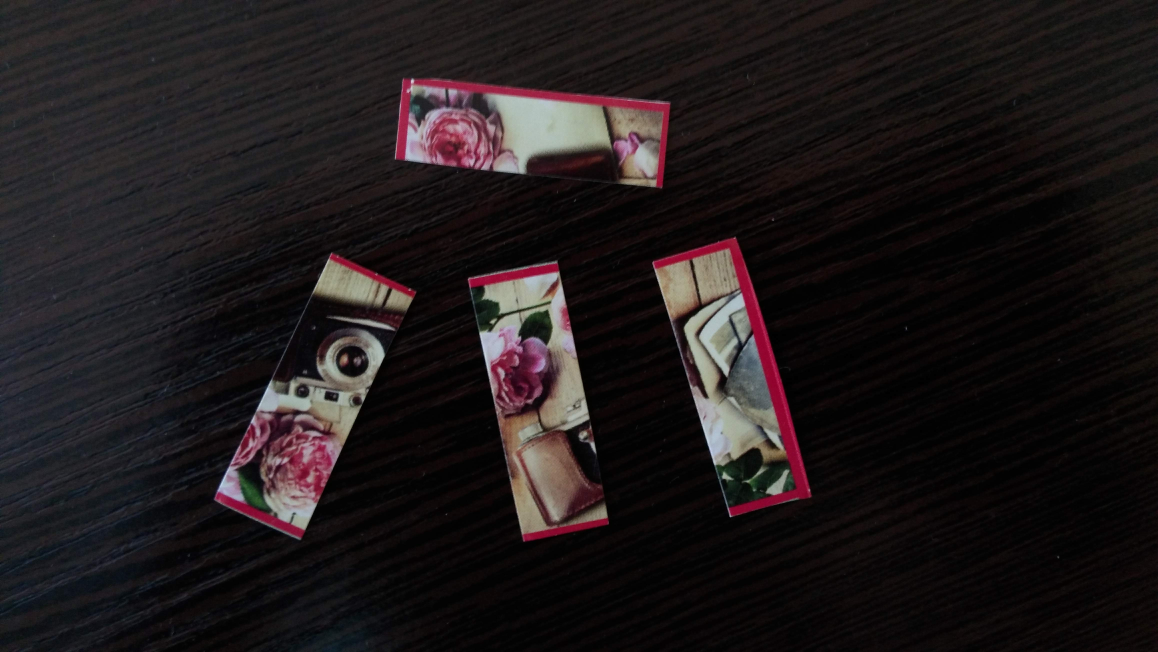
#> input picture Images/puzzle_4.jpg, 4632 x 2608 px (shown at 1/4 size)
$ jupyter execute puzzles.ipynb
#> lines starting #> are read from the running program, lines starting #| are printed output that depends on the picture; after the words box and inside, x2 and y2 are one past the last pixel; in counts of white or black regions, pixels touching at a corner belong together
[cell 1]
import cv2
import numpy as np
import matplotlib.pyplot as plt
from pathlib import Path

[cell 2]
def load_img(path, *args):
    return cv2.imread(str(path), *args)
#> returned value is the input picture: shape (2608, 4632, 3); mean B, G, R 26.6, 25.6, 31.3

def plot_one_img(img, *, bgr=False, cmap=None):
    fig, ax = plt.subplots(1, 1, figsize=(10, 10))
    _img = img[..., ::-1] if bgr else img
    ax.imshow(_img, cmap=cmap)

data_dir = Path('./Images')
input_img = 'puzzle_4.jpg'
origin = load_img(data_dir / input_img)
plot_one_img(origin, bgr=True)

[cell 3]
gray = cv2.cvtColor(origin, cv2.COLOR_BGR2GRAY)
plot_one_img(gray, cmap='gray')

[cell 4]
_gray = cv2.resize(gray, (16*30, 9*30))
_, mask = cv2.threshold(_gray, 127, 255, cv2.THRESH_OTSU)
#> mask: shape (270, 480); 7.8% white; 93 white regions (82 under 20 px), largest, box (x1, y1, x2, y2) and area: (164, 33, 275, 77) 2580, (199, 112, 244, 222) 2457, (270, 103, 326, 193) 2272
plot_one_img(mask)

[cell 5]
morph_mask = cv2.morphologyEx(mask,
                              cv2.MORPH_CLOSE,
                              np.ones([3, 3]),
                              iterations=4)
#> morph_mask: shape (270, 480); 11.1% white; 7 white regions (3 under 20 px)
plot_one_img(morph_mask)

[cell 6]
scaled_mask = cv2.resize(morph_mask,
                         origin.shape[:2][::-1])
plot_one_img(scaled_mask)

[cell 7]
cts, _ = cv2.findContours(scaled_mask,
                          cv2.RETR_EXTERNAL,
                          cv2.CHAIN_APPROX_SIMPLE)
#> cts = 6 contours; box (x1, y1, x2, y2) and area: (1867, 1038, 2437, 2149) 371918, (854, 1009, 1655, 2159) 366366, (2601, 980, 3247, 2072) 357154, (1578, 314, 2678, 749) 327383, (1172, 1309, 1192, 1328) 326, (2929, 942, 2948, 961) 324
canvas = np.zeros_like(scaled_mask)
canvas = cv2.drawContours(canvas, cts, -1, (255,), 3)
#> canvas: shape (2608, 4632); 0.59% white; 6 white regions, box (x1, y1, x2, y2) and area: (852, 1007, 1657, 2161) 19617, (1865, 1036, 2439, 2151) 17525, (2599, 978, 3249, 2074) 17509, (1576, 312, 2680, 751) 15935, (2927, 940, 2950, 963) 348, (1170, 1307, 1194, 1330) 345
plot_one_img(canvas)

[cell 8]
min_vertex = 100
rrects = []

for c in cts:
    e = cv2.minAreaRect(c)
    rrects.append((e, c))
#> this loop made 6 passes
#> e on passes 1, 2, 3, 4, 6: ((1181.5, 1318), (18, 19), -90), ((2156.1, 1590.8), (384.5, 1072.4), -11.7), ((1255.9, 1585.6), (1117.6, 408.4), -65.2), ((2934.7, 1510.6), (378.5, 1095.6), -16.99), ((2122, 526.8), (363, 1083.5), -84.38)
#> after the loop, rrects = 6 items

while len(rrects) > 4:
    min_elem = sorted(rrects, key=lambda x: cv2.contourArea(x[1]))[0]
    print(f'Square: {cv2.contourArea(min_elem[1])}')
    del_idx = rrects.index(min_elem)
    del rrects[del_idx]
#> this loop made 2 passes
#> del_idx on passes 1 to 2: 4, 0
#> (printed output is left out)

assert len(rrects) == 4
rrects = [x for x, y in rrects]
#> rrects = [((2156.1, 1590.8), (384.5, 1072.4), -11.7), ((1255.9, 1585.6), (1117.6, 408.4), -65.2), ((2934.7, 1510.6), (378.5, 1095.6), -16.99), ((2122, 526.8), (363, 1083.5), -84.38)]

[cell 9]
canvas = np.zeros_like(scaled_mask)

for r in rrects:
    box = cv2.boxPoints(r)
    box = np.int0(box)
    canvas = cv2.drawContours(canvas, [box], 0, (255,), 3)
#> this loop made 4 passes
#> (r, box) on passes 1 to 4: (((2156.1, 1590.8), (384.5, 1072.4), -11.7), [[2076, 2154], [1859, 1104], [2235, 1026], [2453, 2076]]), (((1255.9, 1585.6), (1117.6, 408.4), -65.2), [[1206, 2178], [836, 2007], [1305, 992], [1675, 1164]]), (((2934.7, 1510.6), (378.5, 1095.6), -16.99), [[2913, 2089], [2593, 1042], [2955, 931], [3275, 1979]]), (((2122, 526.8), (363, 1083.5), -84.38), [[2643, 760], [1565, 654], [1600, 293], [2678, 399]])
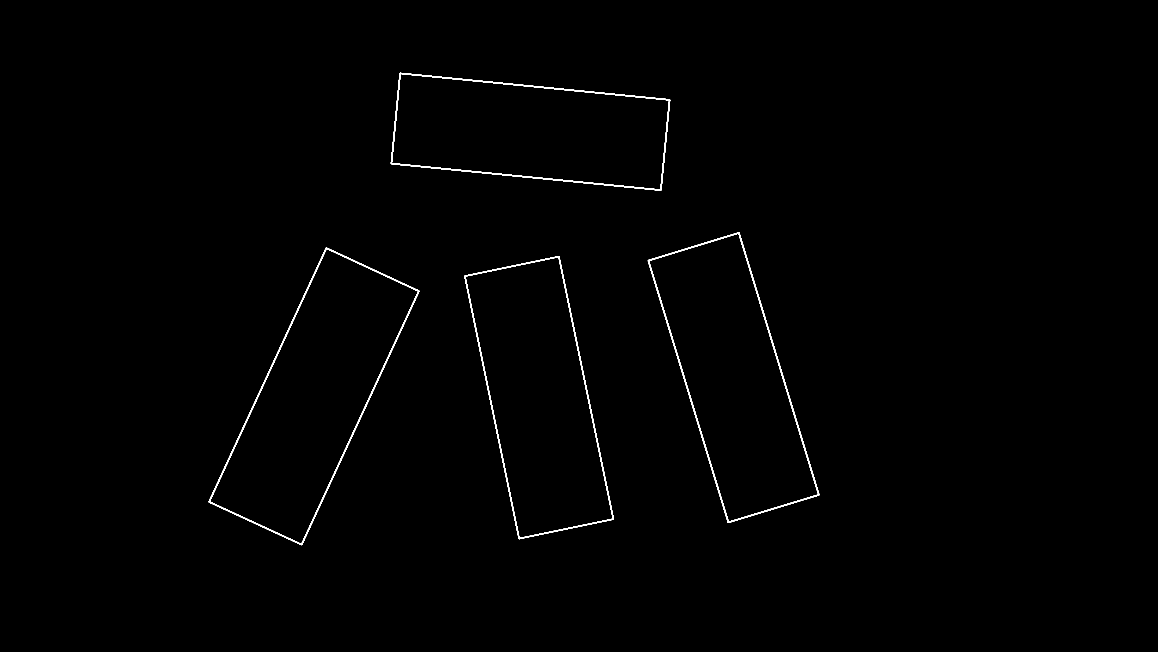
#> canvas: shape (2608, 4632) (shown at 1/4 size); 0.49% white; 4 white regions, box (x1, y1, x2, y2) and area: (834, 990, 1678, 2181) 15388, (2591, 929, 3278, 2092) 15325, (1563, 291, 2681, 763) 14322, (1857, 1024, 2456, 2157) 14028
plot_one_img(canvas)

[cell 10]
def inside_rect(rect, num_cols, num_rows):
    rect_center = rect[0]
    rect_center_x = rect_center[0]
    rect_center_y = rect_center[1]

    rect_width, rect_height = rect[1]

    rect_angle = rect[2]

    if (rect_center_x < 0) or (rect_center_x > num_cols):
        return False
    if (rect_center_y < 0) or (rect_center_y > num_rows):
        return False

    box = cv2.boxPoints(rect)

    x_max = int(np.max(box[:,0]))
    x_min = int(np.min(box[:,0]))
    y_max = int(np.max(box[:,1]))
    y_min = int(np.min(box[:,1]))

    if (x_max <= num_cols) and (x_min >= 0) and (y_max <= num_rows) and (y_min >= 0):
        return True
    else:
        return False


def rect_bbx(rect):
    box = cv2.boxPoints(rect)

    x_max = int(np.max(box[:,0]))
    x_min = int(np.min(box[:,0]))
    y_max = int(np.max(box[:,1]))
    y_min = int(np.min(box[:,1]))
    center = (int((x_min + x_max) // 2), int((y_min + y_max) // 2))
    width = int(x_max - x_min)
    height = int(y_max - y_min)
    angle = 0
    return (center, (width, height), angle)

def image_rotate_without_crop(mat, angle):
    # https://stackoverflow.com/questions/22041699/rotate-an-image-without-cropping-in-opencv-in-c
    # angle in degrees

    height, width = mat.shape[:2]
    image_center = (width/2, height/2)

    rotation_mat = cv2.getRotationMatrix2D(image_center, angle, 1)

    abs_cos = abs(rotation_mat[0,0])
    abs_sin = abs(rotation_mat[0,1])

    bound_w = int(height * abs_sin + width * abs_cos)
    bound_h = int(height * abs_cos + width * abs_sin)

    rotation_mat[0, 2] += bound_w/2 - image_center[0]
    rotation_mat[1, 2] += bound_h/2 - image_center[1]

    rotated_mat = cv2.warpAffine(mat, rotation_mat, (bound_w, bound_h))

    return rotated_mat

def crop_rectangle(image, rect):
    # rect has to be upright

    num_rows = image.shape[0]
    num_cols = image.shape[1]

    if not inside_rect(rect = rect, num_cols = num_cols, num_rows = num_rows):
        print("Proposed rectangle is not fully in the image.")
        return None

    rect_center = rect[0]
    rect_center_x = rect_center[0]
    rect_center_y = rect_center[1]
    rect_width = rect[1][0]
    rect_height = rect[1][1]


    return image[rect_center_y-rect_height//2:rect_center_y+rect_height-rect_height//2, rect_center_x-rect_width//2:rect_center_x+rect_width-rect_width//2]

def crop_rotated_rectangle(image, rect):
    num_rows = image.shape[0]
    num_cols = image.shape[1]

    if not inside_rect(rect = rect, num_cols = num_cols, num_rows = num_rows):
        print("Proposed rectangle is not fully in the image.")
        return None

    rotated_angle = rect[2]

    rect_bbx_upright = rect_bbx(rect = rect)
    rect_bbx_upright_image = crop_rectangle(image = image, rect = rect_bbx_upright)

    rotated_rect_bbx_upright_image = image_rotate_without_crop(mat = rect_bbx_upright_image, angle = rotated_angle)

    rect_width = int(rect[1][0])
    rect_height = int(rect[1][1])

    crop_center = (rotated_rect_bbx_upright_image.shape[1]//2, rotated_rect_bbx_upright_image.shape[0]//2)

    return rotated_rect_bbx_upright_image[crop_center[1]-rect_height//2 : crop_center[1]+(rect_height-rect_height//2),
                                          crop_center[0]-rect_width//2 : crop_center[0]+(rect_width-rect_width//2)]

def plot_4_parts(p, *, bgr=False, cmap=None):
    fig, ax = plt.subplots(ncols=len(p), nrows=1, figsize=(10, 10))
    for idx, i in enumerate(p):
        i = i[..., ::-1] if bgr else i
        ax[idx].imshow(i, cmap=cmap)

cropped_parts = [crop_rotated_rectangle(origin, x) for x in rrects]
#> in inside_rect, `box = cv2.boxPoints(rect)`: box = [[2076.6, 2154.8], [1859.1, 1104.7], [2235.6, 1026.8], [2453.1, 2076.8]]
#> in inside_rect, `x_max = int(np.max(box[:,0]))`: x_max = 2453
#> in inside_rect, `x_min = int(np.min(box[:,0]))`: x_min = 1859
#> in inside_rect, `y_max = int(np.max(box[:,1]))`: y_max = 2154
#> in inside_rect, `y_min = int(np.min(box[:,1]))`: y_min = 1026
#> in rect_bbx, `x_max = int(np.max(box[:,0]))`: x_max = 2453
#> in rect_bbx, `x_min = int(np.min(box[:,0]))`: x_min = 1859
#> in rect_bbx, `y_max = int(np.max(box[:,1]))`: y_max = 2154
#> in rect_bbx, `y_min = int(np.min(box[:,1]))`: y_min = 1026
#> in rect_bbx, `center = (int((x_min + x_max) // 2), int((y_min + y_max) // 2))`: center = (2156, 1590)
#> in rect_bbx, `width = int(x_max - x_min)`: width = 594
#> in rect_bbx, `height = int(y_max - y_min)`: height = 1128
#> in crop_rotated_rectangle, `rect_bbx_upright = rect_bbx(rect = rect)`: rect_bbx_upright = ((2156, 1590), (594, 1128), 0)
#> in crop_rectangle, `rect_center = rect[0]`: rect_center = (2156, 1590)
#> in crop_rectangle, `rect_center_x = rect_center[0]`: rect_center_x = 2156
#> in crop_rectangle, `rect_center_y = rect_center[1]`: rect_center_y = 1590
#> in crop_rectangle, `rect_width = rect[1][0]`: rect_width = 594
#> in crop_rectangle, `rect_height = rect[1][1]`: rect_height = 1128
#> in image_rotate_without_crop, `rotation_mat = cv2.getRotationMatrix2D(image_center, angle, 1)`: rotation_mat = [[0.979, -0.203, 120.6], [0.203, 0.979, -48.52]]
#> in image_rotate_without_crop, `abs_cos = abs(rotation_mat[0,0])`: abs_cos = 0.979
#> in image_rotate_without_crop, `abs_sin = abs(rotation_mat[0,1])`: abs_sin = 0.203
#> in image_rotate_without_crop, `bound_w = int(height * abs_sin + width * abs_cos)`: bound_w = 810
#> in image_rotate_without_crop, `bound_h = int(height * abs_cos + width * abs_sin)`: bound_h = 1225
#> in crop_rotated_rectangle (call 4), `rect_bbx_upright = rect_bbx(rect = rect)`: rect_bbx_upright = ((2121, 526), (1113, 467), 0)
#> in crop_rotated_rectangle (call 4), `return rotated_rect_bbx_upright_image[crop_center[1]-rect_height//2 : ..`:
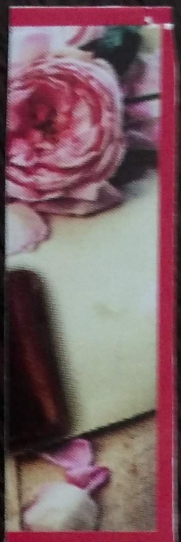
#> returned value: shape (1083, 362, 3) (shown at 1/2 size); mean of channels 0, 1, 2 101.4, 96.4, 126.5; drawn as B, G, R
#> cropped_parts = 4 items
for idx, p in enumerate(cropped_parts):
    if p.shape[1] > p.shape[0]:
        cropped_parts[idx] = cv2.rotate(p, cv2.ROTATE_90_CLOCKWISE)
#> this loop made 4 passes

plot_4_parts(cropped_parts, bgr=True)
#> the loop in plot_4_parts, `for idx, i in enumerate(p):` made 4 passes

[cell 11]
p_edges = []
for p in cropped_parts:
    p = cv2.cvtColor(p, cv2.COLOR_BGR2GRAY)
    e = cv2.Canny(p, 127, 240)
    p_edges.append(e)
#> after the loop, p_edges = 4 items

plot_4_parts(p_edges)
#> the loop in plot_4_parts (call 2), `for idx, i in enumerate(p):` made 4 passes

[cell 12]
e_rrects = []
for e in p_edges:
    a = np.where(e > 0)
    pts = np.stack(a[::-1]).astype(np.int32).T
    pts = np.expand_dims(pts, axis=1)
    r = cv2.minAreaRect(pts)
    e_rrects.append(r)
#> this loop made 4 passes
#> (a, r) on passes 1 to 4: (9621 positions, rows 7 to 1065, columns 7 to 376, ((191.5, 536), (1058, 369), -90)), (7451 positions, rows 8 to 1113, columns 5 to 398, ((201.6, 560.5), (1105.2, 390.2), -89.83)), (7788 positions, rows 6 to 1090, columns 10 to 368, ((188.6, 547.8), (1084, 357.2), -89.89)), (4946 positions, rows 10 to 1082, columns 8 to 348, ((177.7, 545.9), (1071.9, 339.5), -89.94))
#> after the loop, e_rrects = [((191.5, 536), (1058, 369), -90), ((201.6, 560.5), (1105.2, 390.2), -89.83), ((188.6, 547.8), (1084, 357.2), -89.89), ((177.7, 545.9), (1071.9, 339.5), -89.94)]


e_r_canvas = []
for r, pe in zip(e_rrects, p_edges):
    canvas = np.zeros_like(pe)
    box = cv2.boxPoints(r)
    box = np.int0(box)
    canvas = cv2.drawContours(canvas, [box], 0, (255,), 3)
    e_r_canvas.append(canvas)
#> this loop made 4 passes
#> (r, box) on passes 1 to 4: (((191.5, 536), (1058, 369), -90), [[375, 1064], [7, 1064], [7, 7], [375, 7]]), (((201.6, 560.5), (1105.2, 390.2), -89.83), [[395, 1113], [4, 1112], [8, 7], [398, 8]]), (((188.6, 547.8), (1084, 357.2), -89.89), [[366, 1090], [8, 1089], [11, 5], [368, 6]]), (((177.7, 545.9), (1071.9, 339.5), -89.94), [[346, 1082], [7, 1081], [8, 9], [348, 10]])
#> pass 1, `canvas = cv2.drawContours(canvas, [box], 0, (255,), 3)`:
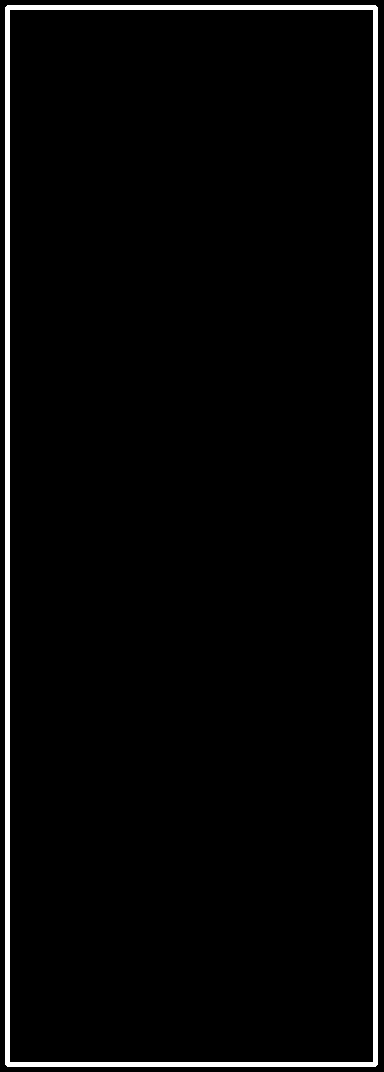
#> canvas: shape (1072, 384); 3.5% white; 1 white region, box (x1, y1, x2, y2) and area: (5, 5, 378, 1067) 14238
#> after the loop, e_r_canvas = 4 items

plot_4_parts(e_r_canvas)
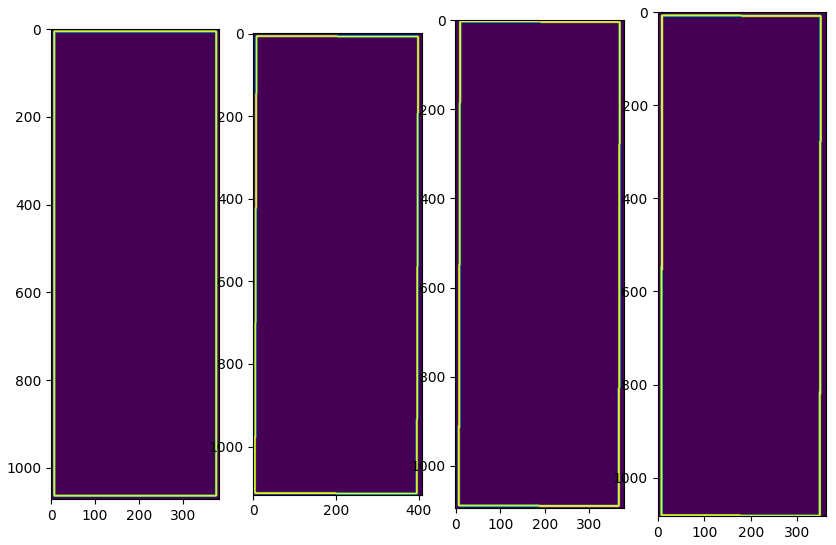
#> figure drawn by matplotlib, 4 panels

[cell 13]
tunned_parts = []
for p, pr in zip(cropped_parts, e_rrects):
    print(pr)
    tuned_p = crop_rotated_rectangle(p, pr)
    tuned_p = tuned_p if tuned_p is not None else p
    if tuned_p.shape[1] > tuned_p.shape[0]:
        tuned_p = cv2.rotate(tuned_p, cv2.ROTATE_90_CLOCKWISE)

    tunned_parts.append(tuned_p)
#> this loop made 4 passes
#> pr on passes 2 to 3: ((201.6, 560.5), (1105.2, 390.2), -89.83), ((188.6, 547.8), (1084, 357.2), -89.89)
#> (printed output is left out)
#> pass 1, in crop_rotated_rectangle (call 5), `rect_bbx_upright_image = crop_rectangle(image = image, rect = rect_bbx..`:
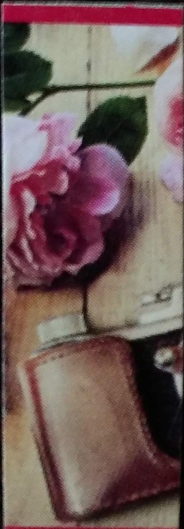
#> rect_bbx_upright_image: shape (1057, 368, 3) (shown at 1/2 size); mean of channels 0, 1, 2 89.9, 92.1, 115; drawn as B, G, R
#> pass 1, in image_rotate_without_crop (call 5), `rotated_mat = cv2.warpAffine(mat, rotation_mat, (bound_w, bound_h))`:
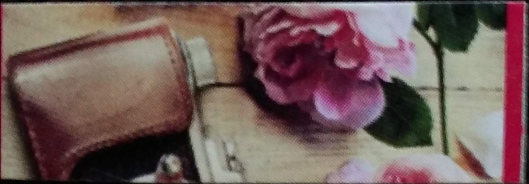
#> rotated_mat: shape (368, 1057, 3) (shown at 1/2 size); mean of channels 0, 1, 2 89.8, 92.1, 114.9; drawn as B, G, R
#> pass 1, `tuned_p = cv2.rotate(tuned_p, cv2.ROTATE_90_CLOCKWISE)`:
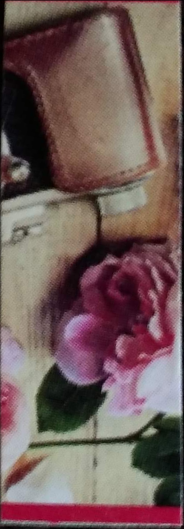
#> tuned_p: shape (1057, 368, 3) (shown at 1/2 size); mean of channels 0, 1, 2 89.8, 92.1, 114.9; drawn as B, G, R
#> after the loop:
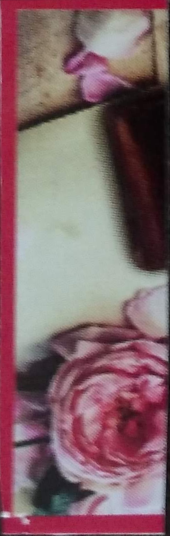
#> tuned_p: shape (1071, 339, 3) (shown at 1/2 size); mean of channels 0, 1, 2 106.6, 101.7, 132.4; drawn as B, G, R
#> after the loop, tunned_parts = 4 items

plot_4_parts(tunned_parts, bgr=True)
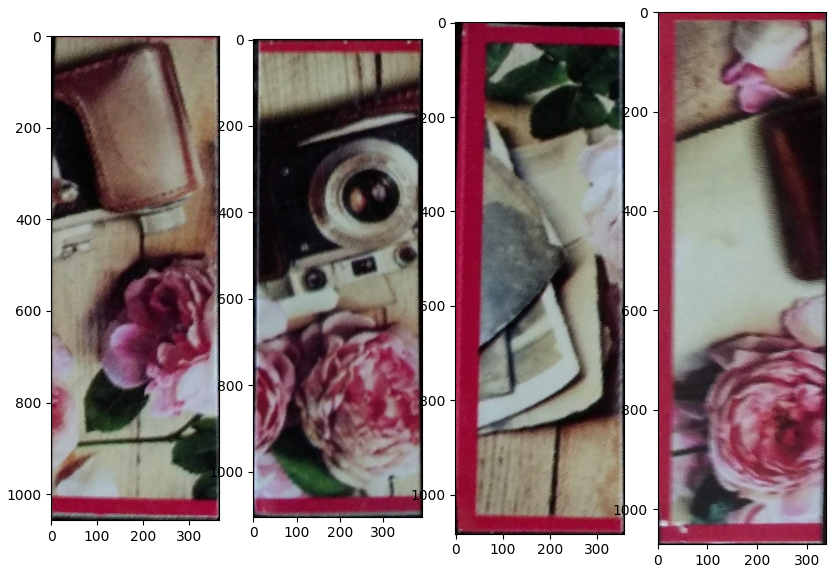
#> figure drawn by matplotlib, 4 panels

[cell 14]
from scipy.spatial.distance import cosine
h_size = 100

def calc_part_hist(p, *, vis=False, pos_code='l'):
    mask = np.zeros(p.shape[:2], dtype=np.uint8)
    w = 10
    pad = 30
    pos = pad if pos_code == 'l' else p.shape[1]-pad-w
    h_pad = 40
    hist_data = p[: ,pos:pos+w]
    hist_data = hist_data[h_pad:, ...]
    hist_data = hist_data[:hist_data.shape[0]-h_pad, ...]
    hist_data = cv2.resize(hist_data, (w, h_size))
    hist_data = cv2.cvtColor(hist_data, cv2.COLOR_BGR2HSV)[:, :, 0]


    if vis:
        plot_one_img(hist_data)
    hist = np.mean(hist_data, axis=1)
    if vis:
        return hist, hist_data
    return hist


def match(a, b, *, vis=False, vis_all=False):
    a_hist = calc_part_hist(a, pos_code='r')
    b_hist = calc_part_hist(b, pos_code='l')
    a_hist = a_hist.astype(np.float32)
    b_hist = b_hist.astype(np.float32)
    diff = np.abs(a_hist-b_hist)
    score = np.mean(diff)

    vis = vis_all
    if vis:
        plt.plot(range(h_size), a_hist, label='a')
        plt.plot(range(h_size), b_hist, label='b')
        plt.plot(range(h_size), diff, label='diff')
        plt.legend()
        plt.title(score)
        plt.show()
        plot_4_parts([a, b], bgr=True)
        plt.show()

    return score


import copy

parts = copy.deepcopy(tunned_parts)
#> parts = 4 items
while len(parts) > 1:

    best_pair = None
    best_score = np.inf
    best_pair_idx = (None, None)
    match_type = (None, None)
    rot = False

    for idx, i in enumerate(parts):
        for jdx, j in enumerate(parts):
            if idx == jdx:
                continue

            left = i
            right = j

            s = match(left, right, vis=True)
            if s < best_score:
                rot = False
                best_score = s
                best_pair = (left, right)
                best_pair_idx = (idx, jdx)
                match_type = ('A_r, B_l')

            left = cv2.rotate(left, cv2.ROTATE_180)
            s = match(left, right, vis=True)
            if s < best_score:
                rot = False
                best_score = s
                best_pair = (left, right)
                best_pair_idx = (idx, jdx)
                match_type = ('A_l, B_l')

            right = cv2.rotate(right, cv2.ROTATE_180)
            s = match(left, right, vis=True)
            if s < best_score:
                rot = False
                best_score = s
                best_pair = (left, right)
                best_pair_idx = (idx, jdx)
                match_type = ('A_l, B_r')

            left = cv2.rotate(left, cv2.ROTATE_180)
            s = match(left, right, vis=True)
            if s < best_score:
                rot = False
                best_score = s
                best_pair = (left, right)
                best_pair_idx = (idx, jdx)
                match_type = ('A_r, B_r')

    p_size = 1000
    left, right = best_pair

    left = cv2.resize(left, (left.shape[1], p_size))
    right = cv2.resize(right, (right.shape[1], p_size))
    if rot:
        left, right = right, left

    res = np.concatenate([left, right], axis=1)

    del parts[np.max(best_pair_idx)]
    del parts[np.min(best_pair_idx)]
    parts.append(res)

    print(best_score, rot, match_type)
    match(left, right, vis_all=True)
#> this loop made 3 passes
#> (printed output is left out)


plot_one_img(res, bgr=True)

[cell 15]
cv2.imwrite(str(data_dir / ('result_' + str(input_img))), res)
cv2.imwrite(str(data_dir / ('result_rotate' + str(input_img))), cv2.rotate(res, cv2.ROTATE_180))
#> Out = True
